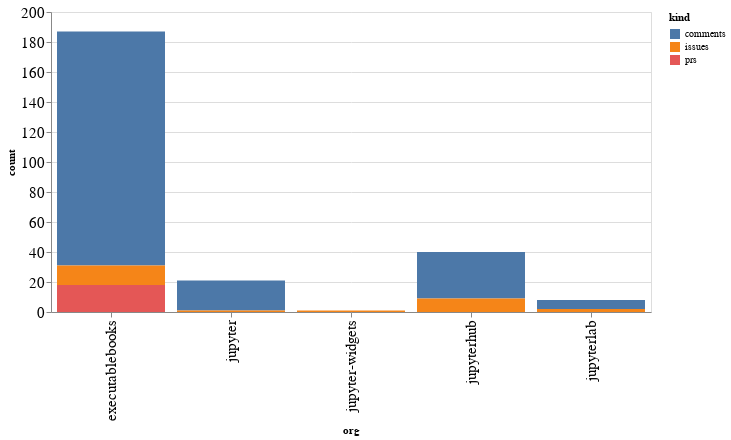

Notebook source saved alongside this figure:
### Code cell
alt.Chart(org_summaries, width=600).mark_bar().encode(
    x='org',
    y='count',
    color='kind',
    tooltip="org"
)

### Figure 1 — Vega-Lite specification as saved in the notebook (floating-point values rounded to 4 significant figures)
{"config": {"axisLeft": {"labelFontSize": 15}, "axisBottom": {"labelFontSize": 15}}, "data": {"name": "data-d285bd21d1247e1ef1e19812c1d220da"}, "mark": "bar", "encoding": {"color": {"type": "nominal", "field": "kind"}, "tooltip": {"type": "nominal", "field": "org"}, "x": {"type": "nominal", "field": "org"}, "y": {"type": "quantitative", "field": "count"}}, "width": 600, "$schema": "https://vega.github.io/schema/vega-lite/v4.8.1.json", "datasets": {"data-d285bd21d1247e1ef1e19812c1d220da": [{"org": "executablebooks", "kind": "comments", "count": 156}, {"org": "executablebooks", "kind": "issues", "count": 13}, {"org": "executablebooks", "kind": "prs", "count": 18}, {"org": "jupyter", "kind": "comments", "count": 20}, {"org": "jupyter", "kind": "issues", "count": 1}, {"org": "jupyter-widgets", "kind": "issues", "count": 1}, {"org": "jupyterhub", "kind": "comments", "count": 31}, {"org": "jupyterhub", "kind": "issues", "count": 9}, {"org": "jupyterlab", "kind": "comments", "count": 6}, {"org": "jupyterlab", "kind": "issues", "count": 2}]}}
